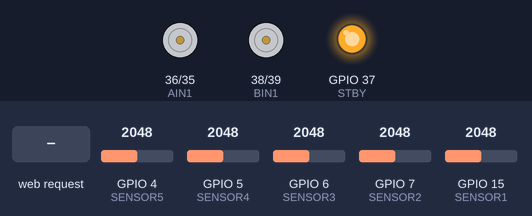
A sketch run on a simulated ESP32-S3. Parts: motor-driver pin pairs drawn as motors (green arrow = first pin HIGH = forward, orange = second pin HIGH = backward, longer = more drive, scaled by the enable pin, stopped while the standby pin is LOW), output pins drawn as LEDs (lit = HIGH). The test bench sets the inputs (shaded band); at power-on: GPIO 4 (SENSOR5) = 2048, GPIO 5 (SENSOR4) = 2048, GPIO 15 (SENSOR1) = 2048, GPIO 6 (SENSOR3) = 2048, GPIO 7 (SENSOR2) = 2048. WiFi joins after 1.5 s; servers stay silent unless stated; what the sketch prints to the serial monitor is not drawn.

Above: at 2.7 s.
2.8 s: HTTP request GET /start received
At 3.6 s:
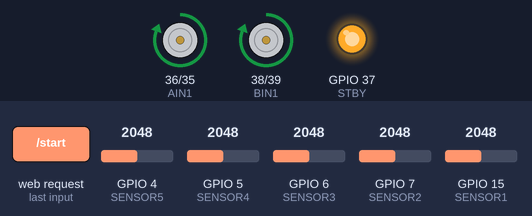
4.3 s: GPIO 4 (SENSOR5) set to 1731
5.8 s: GPIO 4 (SENSOR5) set to 1675
At 7.0 s:
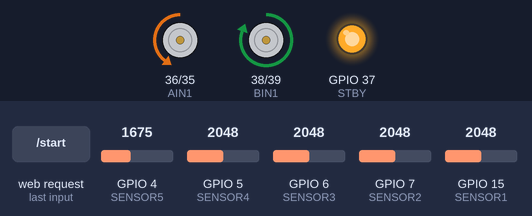
7.3 s: GPIO 5 (SENSOR4) set to 1764
8.8 s: GPIO 5 (SENSOR4) set to 1667
At 9.4 s:
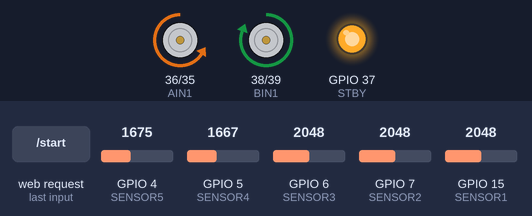
10.3 s: GPIO 15 (SENSOR1) set to 1759
11.8 s: GPIO 15 (SENSOR1) set to 1670
At 12.8 s:
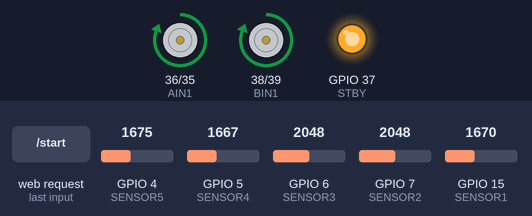
Timing chart, 0 to 14.3 s (numbered marks = the images above; inputs shaded):
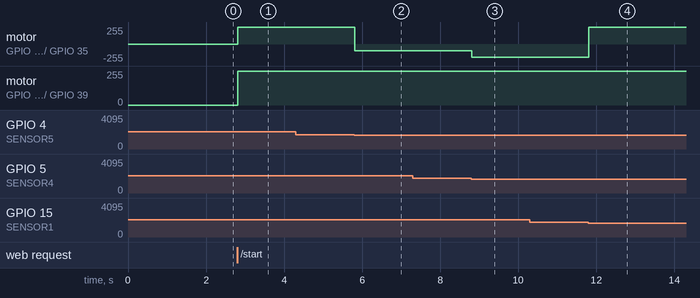

The sketch:

test3.ino
```cpp
// Line Follower Robot with Web Server Control
// ESP32S with TCRT5000 sensors and TB6612FNG motor driver

#include <WiFi.h>
#include <WebServer.h>
#include <ArduinoJson.h>

// WiFi credentials
const char* ssid = "Virus 2.4G";
const char* password = "MT42@DATA";

// TCRT5000 Sensor Pins (analog)
#define SENSOR1 15
#define SENSOR2 7
#define SENSOR3 6
#define SENSOR4 5
#define SENSOR5 4

// TB6612FNG Motor Driver Pins
#define PWMA 21
#define AIN2 35
#define AIN1 36
#define STBY 37
#define BIN1 38
#define BIN2 39
#define PWMB 40

// Motor speed settings
#define BASE_SPEED 255
#define MAX_SPEED 255
#define TURN_SPEED 200

// PWM settings
#define PWM_FREQ 5000
#define PWM_RESOLUTION 8
#define PWM_CHANNEL_A 0
#define PWM_CHANNEL_B 1

// Global variables
WebServer server(80);
bool robotRunning = false;
int sensorValues[5] = {0, 0, 0, 0, 0};
int threshold = 1700; // Adjust based on your sensor calibration
int lastDirection = 0; // -1 for left, 1 for right, 0 for center

void setup() {
  Serial.begin(115200);

  // Initialize sensor pins
  pinMode(SENSOR1, INPUT);
  pinMode(SENSOR2, INPUT);
  pinMode(SENSOR3, INPUT);
  pinMode(SENSOR4, INPUT);
  pinMode(SENSOR5, INPUT);

  // Initialize motor driver pins
  pinMode(AIN1, OUTPUT);
  pinMode(AIN2, OUTPUT);
  pinMode(BIN1, OUTPUT);
  pinMode(BIN2, OUTPUT);
  pinMode(STBY, OUTPUT);

  // Setup PWM channels
  ledcSetup(PWM_CHANNEL_A, PWM_FREQ, PWM_RESOLUTION);
  ledcSetup(PWM_CHANNEL_B, PWM_FREQ, PWM_RESOLUTION);
  ledcAttachPin(PWMA, PWM_CHANNEL_A);
  ledcAttachPin(PWMB, PWM_CHANNEL_B);

  // Enable motor driver
  digitalWrite(STBY, HIGH);

  // Stop motors initially
  stopMotors();

  // Connect to WiFi
  WiFi.begin(ssid, password);
  Serial.print("Connecting to WiFi");
  while (WiFi.status() != WL_CONNECTED) {
    delay(500);
    Serial.print(".");
  }
  Serial.println();
  Serial.print("Connected! IP address: ");
  Serial.println(WiFi.localIP());

  // Setup web server routes
  server.on("/", HTTP_GET, handleRoot);
  server.on("/start", HTTP_GET, handleStart);
  server.on("/stop", HTTP_GET, handleStop);
  server.on("/sensors", HTTP_GET, handleSensors);

  server.begin();
  Serial.println("Web server started");
}

void loop() {
  server.handleClient();

  // Read sensor values
  readSensors();

  // Run line following algorithm if robot is started
  if (robotRunning) {
    followLine();
  }

  delay(10);
}

void readSensors() {
  sensorValues[0] = analogRead(SENSOR1);
  sensorValues[1] = analogRead(SENSOR2);
  sensorValues[2] = analogRead(SENSOR3);
  sensorValues[3] = analogRead(SENSOR4);
  sensorValues[4] = analogRead(SENSOR5);
}

void followLine() {
  // Convert analog values to digital (1 = black line detected, 0 = white)
  bool s1 = sensorValues[0] > threshold;
  bool s2 = sensorValues[1] > threshold;
  bool s3 = sensorValues[2] > threshold;
  bool s4 = sensorValues[3] > threshold;
  bool s5 = sensorValues[4] > threshold;

  // Line following logic with improved lost line recovery
  if (s3 && !s1 && !s5) {
    // Center sensor on line (left and right far sensors off) - go straight
    moveForward(BASE_SPEED);
    lastDirection = 0;
  }
  else if (s2 && !s4 && !s5) {
    // Left-center sensor on line - slight left turn
    turnLeft(TURN_SPEED, BASE_SPEED);
    lastDirection = -1;
  }
  else if (s4 && !s2 && !s1) {
    // Right-center sensor on line - slight right turn
    turnRight(BASE_SPEED, TURN_SPEED);
    lastDirection = 1;
  }
  else if (s1 && !s5) {
    // Far left sensor on line - hard left turn
    turnLeft(100, BASE_SPEED);
    lastDirection = -1;
  }
  else if (s5 && !s1) {
    // Far right sensor on line - hard right turn
    turnRight(BASE_SPEED, 100);
    lastDirection = 1;
  }
  else if (s3) {
    // Center sensor on line (any other combination) - go straight
    moveForward(BASE_SPEED);
    lastDirection = 0;
  }
  else {
    // No line detected - rotate in the last known direction to find the line
    if (lastDirection == -1) {
      // Was turning left, rotate left to find line
      turnLeft(0, TURN_SPEED);
    }
    else if (lastDirection == 1) {
      // Was turning right, rotate right to find line
      turnRight(TURN_SPEED, 0);
    }
    else {
      // No previous direction, try rotating right
      turnRight(TURN_SPEED, 0);
      lastDirection = 1;
    }
  }
}

void moveForward(int speed) {
  digitalWrite(AIN1, HIGH);
  digitalWrite(AIN2, LOW);
  digitalWrite(BIN1, HIGH);
  digitalWrite(BIN2, LOW);
  ledcWrite(PWM_CHANNEL_A, speed);
  ledcWrite(PWM_CHANNEL_B, speed);
}

void moveBackward(int speed) {
  digitalWrite(AIN1, LOW);
  digitalWrite(AIN2, HIGH);
  digitalWrite(BIN1, LOW);
  digitalWrite(BIN2, HIGH);
  ledcWrite(PWM_CHANNEL_A, speed);
  ledcWrite(PWM_CHANNEL_B, speed);
}

void turnLeft(int leftSpeed, int rightSpeed) {
  digitalWrite(AIN1, LOW);
  digitalWrite(AIN2, HIGH);
  digitalWrite(BIN1, HIGH);
  digitalWrite(BIN2, LOW);
  ledcWrite(PWM_CHANNEL_A, leftSpeed);
  ledcWrite(PWM_CHANNEL_B, rightSpeed);
}

void turnRight(int leftSpeed, int rightSpeed) {
  digitalWrite(AIN1, HIGH);
  digitalWrite(AIN2, LOW);
  digitalWrite(BIN1, LOW);
  digitalWrite(BIN2, HIGH);
  ledcWrite(PWM_CHANNEL_A, leftSpeed);
  ledcWrite(PWM_CHANNEL_B, rightSpeed);
}

void stopMotors() {
  digitalWrite(AIN1, LOW);
  digitalWrite(AIN2, LOW);
  digitalWrite(BIN1, LOW);
  digitalWrite(BIN2, LOW);
  ledcWrite(PWM_CHANNEL_A, 0);
  ledcWrite(PWM_CHANNEL_B, 0);
}

void handleRoot() {
  String html = R"rawliteral(
<!DOCTYPE html>
<html>
<head>
  <meta charset="UTF-8">
  <meta name="viewport" content="width=device-width, initial-scale=1.0">
  <title>Line Follower Robot Control</title>
  <style>
    * {
      margin: 0;
      padding: 0;
      box-sizing: border-box;
    }
    body {
      font-family: 'Segoe UI', Tahoma, Geneva, Verdana, sans-serif;
      background: linear-gradient(135deg, #667eea 0%, #764ba2 100%);
      min-height: 100vh;
      padding: 20px;
    }
    .container {
      max-width: 800px;
      margin: 0 auto;
      background: white;
      border-radius: 15px;
      box-shadow: 0 10px 30px rgba(0,0,0,0.3);
      padding: 30px;
    }
    h1 {
      text-align: center;
      color: #333;
      margin-bottom: 30px;
      font-size: 2em;
    }
    .status {
      text-align: center;
      padding: 15px;
      border-radius: 10px;
      margin-bottom: 30px;
      font-weight: bold;
      font-size: 1.2em;
    }
    .status.running {
      background: #4caf50;
      color: white;
    }
    .status.stopped {
      background: #f44336;
      color: white;
    }
    .controls {
      display: flex;
      justify-content: center;
      gap: 20px;
      margin-bottom: 40px;
    }
    button {
      padding: 15px 40px;
      font-size: 1.1em;
      border: none;
      border-radius: 8px;
      cursor: pointer;
      transition: all 0.3s;
      font-weight: bold;
      box-shadow: 0 4px 6px rgba(0,0,0,0.1);
    }
    button:hover {
      transform: translateY(-2px);
      box-shadow: 0 6px 12px rgba(0,0,0,0.2);
    }
    .start-btn {
      background: #4caf50;
      color: white;
    }
    .start-btn:hover {
      background: #45a049;
    }
    .stop-btn {
      background: #f44336;
      color: white;
    }
    .stop-btn:hover {
      background: #da190b;
    }
    .sensor-panel {
      background: #f5f5f5;
      border-radius: 10px;
      padding: 20px;
    }
    .sensor-panel h2 {
      text-align: center;
      margin-bottom: 20px;
      color: #555;
    }
    .sensors {
      display: flex;
      justify-content: space-around;
      margin-bottom: 20px;
    }
    .sensor {
      text-align: center;
      flex: 1;
    }
    .sensor-circle {
      width: 60px;
      height: 60px;
      border-radius: 50%;
      margin: 0 auto 10px;
      display: flex;
      align-items: center;
      justify-content: center;
      font-weight: bold;
      border: 3px solid #ddd;
      transition: all 0.3s;
    }
    .sensor-circle.active {
      background: #333;
      color: white;
      border-color: #333;
    }
    .sensor-circle.inactive {
      background: white;
      color: #333;
    }
    .sensor-label {
      font-size: 0.9em;
      color: #666;
      margin-bottom: 5px;
    }
    .sensor-value {
      font-size: 0.8em;
      color: #999;
    }
    .info {
      text-align: center;
      margin-top: 20px;
      padding: 15px;
      background: #e3f2fd;
      border-radius: 8px;
      color: #1976d2;
    }
  </style>
</head>
<body>
  <div class="container">
    <h1>🤖 Line Follower Robot</h1>

    <div id="status" class="status stopped">
      STATUS: STOPPED
    </div>

    <div class="controls">
      <button class="start-btn" onclick="startRobot()">▶ START</button>
      <button class="stop-btn" onclick="stopRobot()">⏹ STOP</button>
    </div>

    <div class="sensor-panel">
      <h2>Sensor Monitor</h2>
      <div class="sensors">
        <div class="sensor">
          <div class="sensor-label">LEFT 2</div>
          <div id="s1" class="sensor-circle inactive">S1</div>
          <div id="v1" class="sensor-value">0</div>
        </div>
        <div class="sensor">
          <div class="sensor-label">LEFT 1</div>
          <div id="s2" class="sensor-circle inactive">S2</div>
          <div id="v2" class="sensor-value">0</div>
        </div>
        <div class="sensor">
          <div class="sensor-label">CENTER</div>
          <div id="s3" class="sensor-circle inactive">S3</div>
          <div id="v3" class="sensor-value">0</div>
        </div>
        <div class="sensor">
          <div class="sensor-label">RIGHT 1</div>
          <div id="s4" class="sensor-circle inactive">S4</div>
          <div id="v4" class="sensor-value">0</div>
        </div>
        <div class="sensor">
          <div class="sensor-label">RIGHT 2</div>
          <div id="s5" class="sensor-circle inactive">S5</div>
          <div id="v5" class="sensor-value">0</div>
        </div>
      </div>
      <div class="info">
        Sensors update in real-time. Dark circles indicate black line detection.
      </div>
    </div>
  </div>

  <script>
    const threshold = 1700;

    function startRobot() {
      fetch('/start')
        .then(response => response.text())
        .then(data => {
          document.getElementById('status').className = 'status running';
          document.getElementById('status').textContent = 'STATUS: RUNNING';
        })
        .catch(error => console.error('Error:', error));
    }

    function stopRobot() {
      fetch('/stop')
        .then(response => response.text())
        .then(data => {
          document.getElementById('status').className = 'status stopped';
          document.getElementById('status').textContent = 'STATUS: STOPPED';
        })
        .catch(error => console.error('Error:', error));
    }

    function updateSensors() {
      fetch('/sensors')
        .then(response => response.json())
        .then(data => {
          for (let i = 1; i <= 5; i++) {
            const value = data.sensors[i-1];
            const sensorCircle = document.getElementById('s' + i);
            const valueDisplay = document.getElementById('v' + i);

            valueDisplay.textContent = value;

            if (value > threshold) {
              sensorCircle.className = 'sensor-circle active';
            } else {
              sensorCircle.className = 'sensor-circle inactive';
            }
          }
        })
        .catch(error => console.error('Error:', error));
    }

    // Update sensors every 100ms
    setInterval(updateSensors, 100);
    updateSensors();
  </script>
</body>
</html>
)rawliteral";

  server.send(200, "text/html", html);
}

void handleStart() {
  robotRunning = true;
  Serial.println("Robot started");
  server.send(200, "text/plain", "Robot started");
}

void handleStop() {
  robotRunning = false;
  stopMotors();
  Serial.println("Robot stopped");
  server.send(200, "text/plain", "Robot stopped");
}

void handleSensors() {
  String json = "{\"sensors\":[";
  json += String(sensorValues[0]) + ",";
  json += String(sensorValues[1]) + ",";
  json += String(sensorValues[2]) + ",";
  json += String(sensorValues[3]) + ",";
  json += String(sensorValues[4]);
  json += "]}";

  server.send(200, "application/json", json);
}
```

Measured:
- the behaviour switches between 1701 and 1700 on GPIO 4 (SENSOR5) (found by bisection; images 1 and 2)
- the behaviour switches between 1701 and 1700 on GPIO 5 (SENSOR4) (found by bisection; images 2 and 3)
- the behaviour switches between 1701 and 1700 on GPIO 15 (SENSOR1) (found by bisection; images 3 and 4)
- after the input at 2.8 s, motor on GPIO 36 (AIN1) / GPIO 35 (AIN2), motor on GPIO 38 (BIN1) / GPIO 39 (BIN2): stopped → forward 255/255 at once
- after the input at 4.3 s, every drawn part: stays the same
- after the input at 5.8 s, motor on GPIO 36 (AIN1) / GPIO 35 (AIN2): forward 255/255 → backward 100/255 at once
- after the input at 7.3 s, every drawn part: stays the same
- after the input at 8.8 s, motor on GPIO 36 (AIN1) / GPIO 35 (AIN2): backward 100/255 → backward 199/255 at once
- after the input at 10.3 s, every drawn part: stays the same
- after the input at 11.8 s, motor on GPIO 36 (AIN1) / GPIO 35 (AIN2): backward 199/255 → forward 255/255 at once
